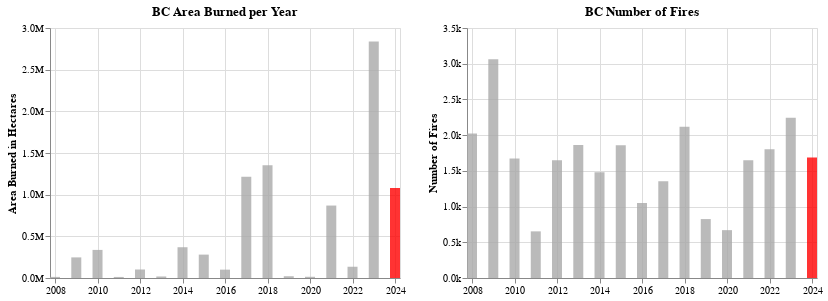

Notebook code cell kept with this figure:
### Markdown cell above
## Wildfire Conditions
### Provincial Wildfire Conditions
Provincially, 2024 was another challenging wildfire season. The majority of fires and area burned occurred in the northern part of the province, particularly in the northeast. It was a relatively quiet season in the Coastal Fire Centre. 

Below you can see current BC Wildfire Statistics in comparison to past seasons. All fire zones in the province have seen significant fire activity this season. Source: [BCWS](https://www2.gov.bc.ca/gov/content/safety/wildfire-status/about-bcws/wildfire-statistics/wildfire-averages#:~:text=Wildfire%20Averages%20%20%20%20Year%20%20,%20375%20%2845%25%29%20%2012%20more%20rows%20).

### Code cell
#Area burned chart

bar = alt.Chart(fires).mark_bar(opacity=0.8, color='darkgray', size = 10).encode(
    alt.X('date:T', title=None),
    alt.Y('area_burned:Q', title='Area Burned in Hectares', axis=alt.Axis(format='s')),
    color=alt.condition(
        alt.datum.year == 2024,  # If the country is "US" this test returns True,
        alt.value('red'),     # highlight a bar with red.
        alt.value('darkgrey')   # And grey for the rest of the bars
     ),
    tooltip=[alt.Tooltip('year', title="Year"), alt.Tooltip('area_burned', title="Area Burned")]
).properties(width=350, height=250, title='BC Area Burned per Year')


bar2 = alt.Chart(fires).mark_bar(opacity=0.8, color='red', size = 10).encode(
    alt.X('date:T', title=None),
    alt.Y('fire_no:Q', title='Number of Fires', axis=alt.Axis(format='s')),
    color=alt.condition(
        alt.datum.year == 2024,  # If the country is "US" this test returns True,
        alt.value('red'),     # highlight a bar with red.
        alt.value('darkgrey')   # And grey for the rest of the bars
     ),
    tooltip=[alt.Tooltip('year', title="Year"), alt.Tooltip('fire_no', title="Number of Fires")]
).properties(width=350, height=250, title='BC Number of Fires')


bar | bar2

### Figure 1 — Vega-Lite specification as saved in the notebook (floating-point values rounded to 4 significant figures)
{"config": {"view": {"continuousWidth": 300, "continuousHeight": 300}}, "hconcat": [{"mark": {"type": "bar", "color": "darkgray", "opacity": 0.8, "size": 10}, "encoding": {"color": {"condition": {"test": "(datum.year === 2024)", "value": "red"}, "value": "darkgrey"}, "tooltip": [{"field": "year", "title": "Year", "type": "quantitative"}, {"field": "area_burned", "title": "Area Burned", "type": "quantitative"}], "x": {"field": "date", "title": null, "type": "temporal"}, "y": {"axis": {"format": "s"}, "field": "area_burned", "title": "Area Burned in Hectares", "type": "quantitative"}}, "height": 250, "title": "BC Area Burned per Year", "width": 350}, {"mark": {"type": "bar", "color": "red", "opacity": 0.8, "size": 10}, "encoding": {"color": {"condition": {"test": "(datum.year === 2024)", "value": "red"}, "value": "darkgrey"}, "tooltip": [{"field": "year", "title": "Year", "type": "quantitative"}, {"field": "fire_no", "title": "Number of Fires", "type": "quantitative"}], "x": {"field": "date", "title": null, "type": "temporal"}, "y": {"axis": {"format": "s"}, "field": "fire_no", "title": "Number of Fires", "type": "quantitative"}}, "height": 250, "title": "BC Number of Fires", "width": 350}], "data": {"name": "data-3e08916b9b8d7ddbcb95deb383a48d63"}, "$schema": "https://vega.github.io/schema/vega-lite/v5.8.0.json", "datasets": {"data-3e08916b9b8d7ddbcb95deb383a48d63": [{"date": "2008-01-01T00:00:00", "area_burned": 13240, "fire_no": 2023, "avg_size": 6.5, "year": 2008}, {"date": "2009-01-01T00:00:00", "area_burned": 247419, "fire_no": 3064, "avg_size": 80.8, "year": 2009}, {"date": "2010-01-01T00:00:00", "area_burned": 337149, "fire_no": 1672, "avg_size": 201.6, "year": 2010}, {"date": "2011-01-01T00:00:00", "area_burned": 12604, "fire_no": 653, "avg_size": 19.3, "year": 2011}, {"date": "2012-01-01T00:00:00", "area_burned": 102122, "fire_no": 1649, "avg_size": 61.9, "year": 2012}, {"date": "2013-01-01T00:00:00", "area_burned": 18298, "fire_no": 1861, "avg_size": 9.8, "year": 2013}, {"date": "2014-01-01T00:00:00", "area_burned": 369168, "fire_no": 1481, "avg_size": 249.3, "year": 2014}, {"date": "2015-01-01T00:00:00", "area_burned": 280605, "fire_no": 1858, "avg_size": 151.0, "year": 2015}, {"date": "2016-01-01T00:00:00", "area_burned": 100366, "fire_no": 1050, "avg_size": 95.6, "year": 2016}, {"date": "2017-01-01T00:00:00", "area_burned": 1216053, "fire_no": 1353, "avg_size": 898.8, "year": 2017}, {"date": "2018-01-01T00:00:00", "area_burned": 1354284, "fire_no": 2117, "avg_size": 639.7, "year": 2018}, {"date": "2019-01-01T00:00:00", "area_burned": 21138, "fire_no": 825, "avg_size": 25.6, "year": 2019}, {"date": "2020-01-01T00:00:00", "area_burned": 14536, "fire_no": 670, "avg_size": 21.7, "year": 2020}, {"date": "2021-01-01T00:00:00", "area_burned": 869300, "fire_no": 1647, "avg_size": 527.8, "year": 2021}, {"date": "2022-01-01T00:00:00", "area_burned": 135235, "fire_no": 1801, "avg_size": 75.1, "year": 2022}, {"date": "2023-01-01T00:00:00", "area_burned": 2839220, "fire_no": 2245, "avg_size": 1119.0, "year": 2023}, {"date": "2024-01-01T00:00:00", "area_burned": 1081136, "fire_no": 1687, "avg_size": 640.9, "year": 2024}]}}
